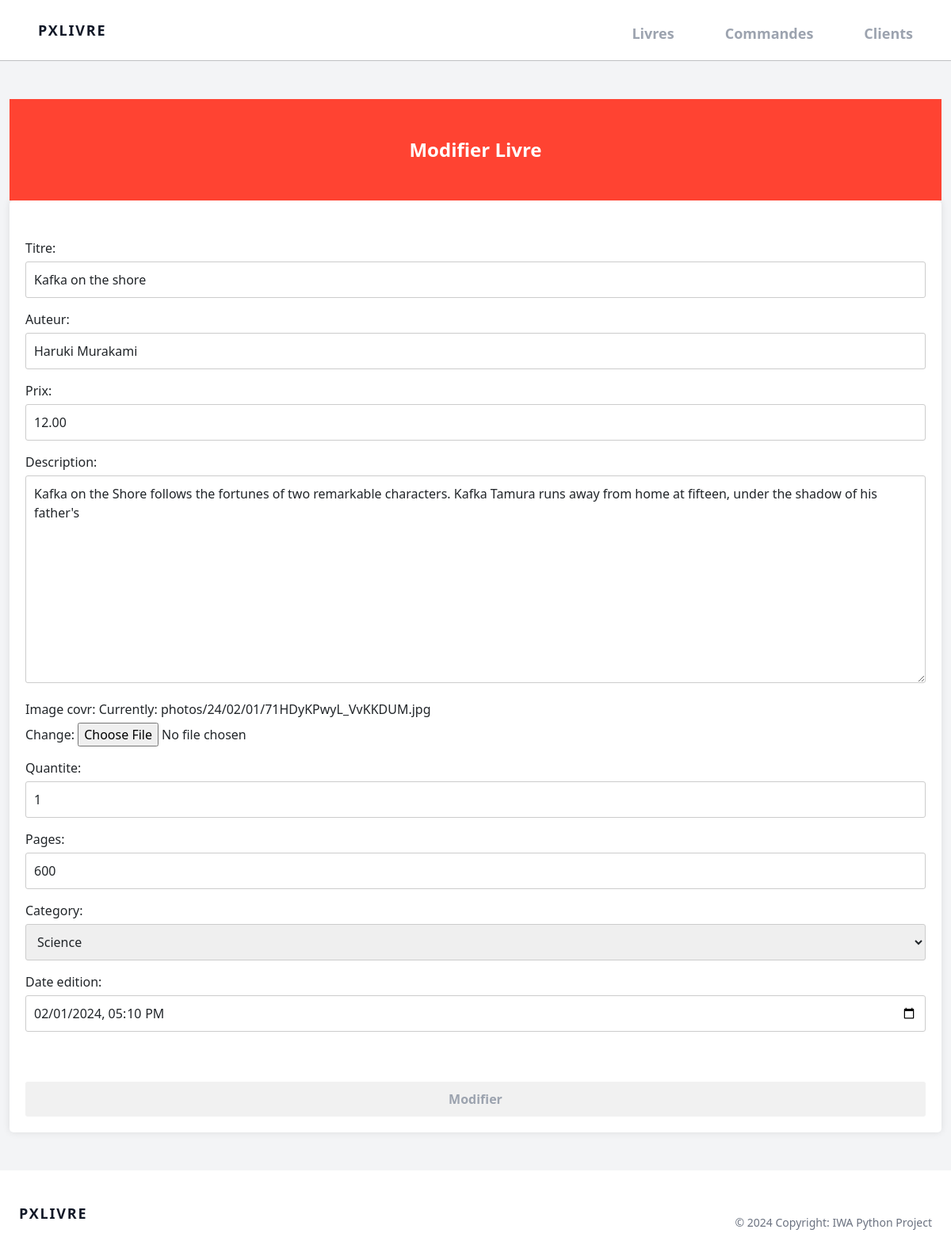
Page /modifier_livre/2/ on the committed database.
### Livre/models.py (models this page shows, shortened)
class Livre(models.Model):
    CATEGORY = (
        ('Physique', 'Physique'),
        ('Mathématique', 'Mathématique'),
        ('Chimie', 'Chimie'),
        ('Science', 'Science'),
        ('Enfant', 'Enfant'),
        ('Informatique', 'Informatique')
    )
    titre = models.CharField(max_length=100)
    auteur = models.CharField(max_length=100)
    prix = models.DecimalField(max_digits=5, decimal_places=2)
    description = models.TextField(null=True, blank=True)
    image_covr = models.ImageField(upload_to='photos/%y/%m/%d', null=True)
    quantite = models.IntegerField()
    pages = models.PositiveSmallIntegerField()
    category = models.CharField(max_length=190, null=True, choices=CATEGORY)
    date_edition = models.DateTimeField(default=datetime.now)

### Livre/views.py (the view)
# urls.py: path('modifier_livre/<int:pk>/', views.modifier_livre, name='modifier_livre'),
def modifier_livre(request, pk):
    livre = get_object_or_404(Livre, id=pk)
    if request.method == 'POST':
        form = LivreForm(request.POST, request.FILES, instance=livre)
        if form.is_valid():
            form.save()
            return redirect('home')
    else:
        form = LivreForm(instance=livre)
    context = {'form': form}
    return render(request, 'livre/modifier_livre.html', context)

### Livre/forms.py
class LivreForm(ModelForm):
    class Meta:
        model = Livre
        fields = ['titre', 'auteur', 'prix', 'description', 'image_covr', 'quantite', 'pages', 'category',
                  'date_edition']
        widgets = {
            'date_edition': DateTimeInput(attrs={'type': 'datetime-local'}, format='%Y-%m-%dT%H:%M'),
        }

### templates/livre/modifier_livre.html (shortened to what this page needs)
{% extends 'main.html'%}
{%block contenu %}
<div class='flex justify-center py-12 mt-5  relative'
            style="background-color: #ff4332;">
            <p class='text-xl sm:text-2xl font-bold text-white'>Modifier
                Livre</p>
        </div>
<form method="post" class="pt-5" enctype="multipart/form-data">
    {{ form.as_p }}
    <div class="flex items-center justify-center mt-5">
        <button type="submit"
            class="btn-m  w-full font-semibold  text-gray-400 hover:text-white duration-300 transform focus:text-white"
            >Modifier</button></div>
</form>
{%endblock%}

### static/css/main.css (style rules this page uses)
form { background-color: #fff; padding: 20px; border-radius: 5px; box-shadow: 0 0 10px rgba(0,0,0,0.1); margin: 0 auto; }
input[type="text"], textarea, select ,input[type="number"],input[type="datetime-local"],input[type="email"] { width: 100%; padding: 10px; margin-top: 5px; margin-bottom: 15px; border: 1px solid #ccc; border-radius: 3px; box-sizing: border-box; }
input[type="file"] { margin-top: 5px; margin-bottom: 15px; }
.btn-m { background-color:#f1f1f1 ; padding: 10px 20px; border: none; border-radius: 3px; cursor: pointer; }

### rows in the picture
Livre: titre "Kafka on the shore", auteur "Haruki Murakami", prix "12.00", description "Kafka on the Shore follows the fortunes of two remarkable characters. Kafka Tamura runs away from home at fifteen, under the shadow of his father's", quantite "1", pages "600", category "Science", date_edition "02/01/2024 17:10"
